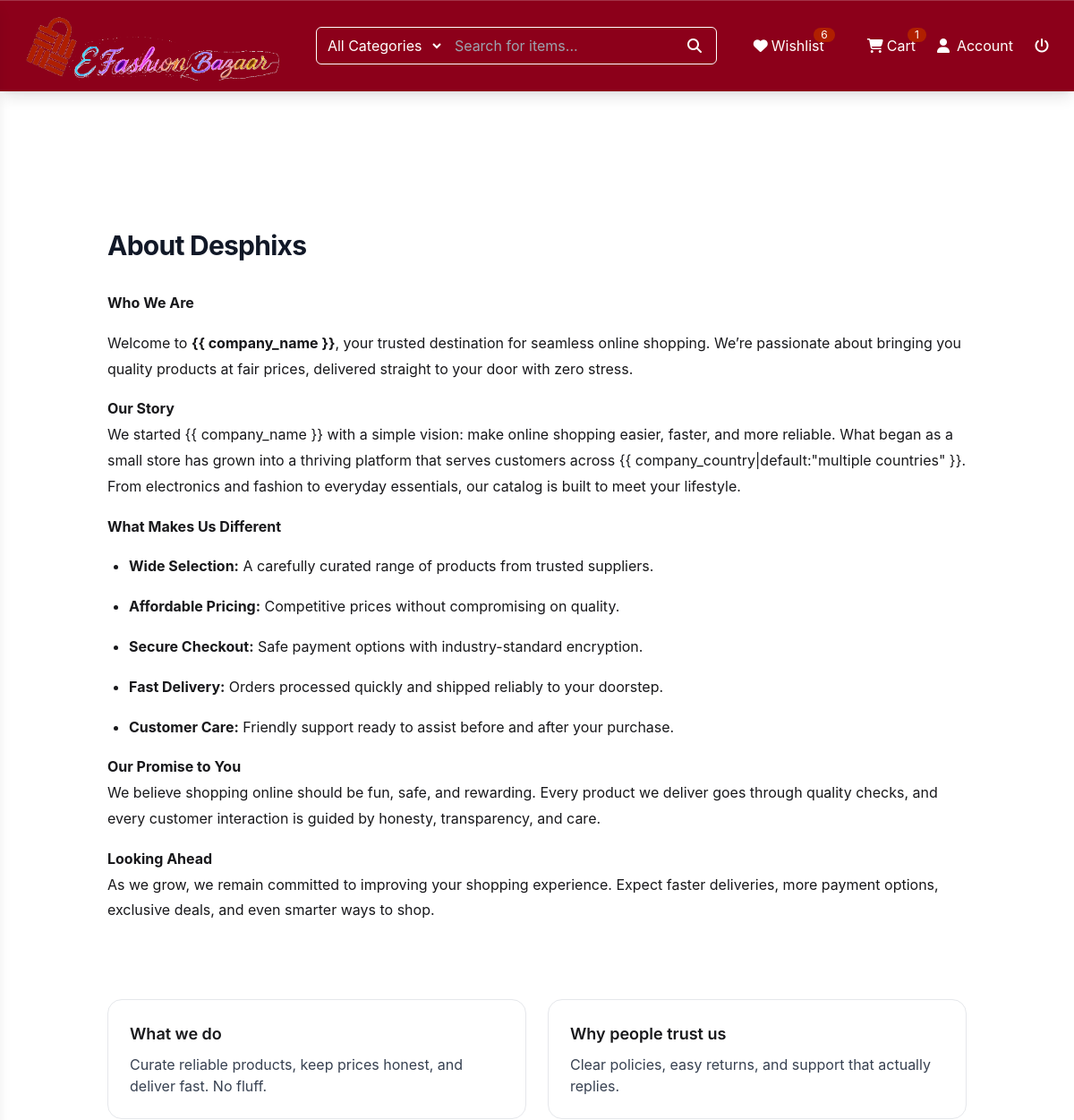
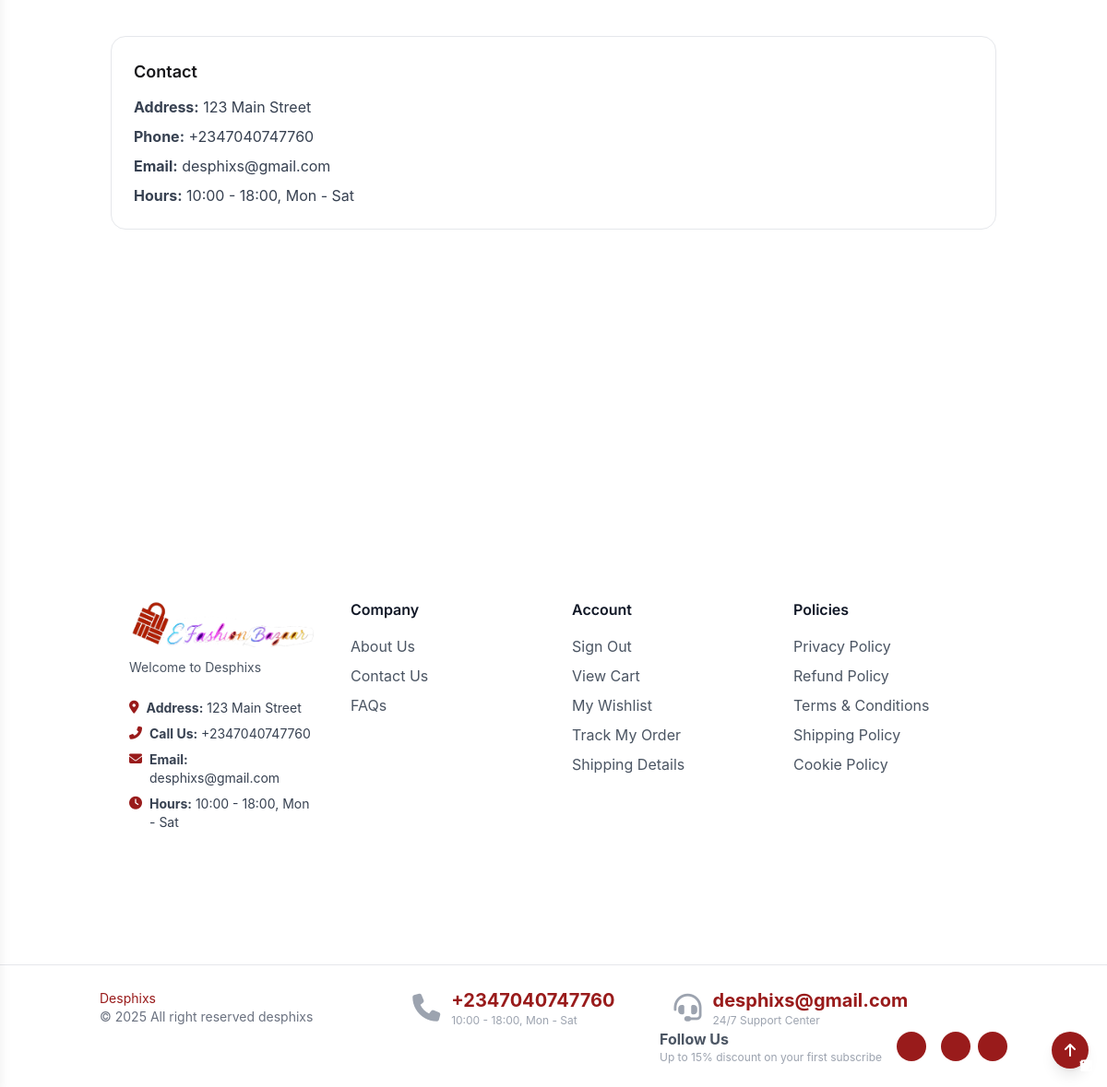
The page /pages/about/ (signed in) on the database its author committed (2 pictures, top to bottom).
### addon/models.py (models this page shows, shortened)
class SiteConfiguration(models.Model):
    site_name = models.CharField(max_length=255, default="My Website")
    site_header = models.CharField(max_length=255, default="My Website Admin")
    site_brand = models.CharField(max_length=255, default="My Website Brand")
    site_logo = models.ImageField(upload_to="branding/", null=True, blank=True)
    login_logo = models.ImageField(upload_to="branding/", null=True, blank=True)
    favicon = models.ImageField(upload_to="branding/", null=True, blank=True)
    welcome_text = models.CharField(max_length=255, default="Welcome to My Website")
    footer_text = models.CharField(max_length=255, default="© 2025 My Website")
    address = models.CharField(max_length=255, blank=True, null=True, help_text="Company address shown in footer/contact")
    phone = models.CharField(max_length=50, blank=True, null=True, help_text="Primary phone number")
    email = models.EmailField(blank=True, null=True, help_text="Support or sales email")
    working_hours = models.CharField(max_length=100, blank=True, null=True, help_text="e.g. 10:00 - 18:00, Mon - Sat")
    singleton = models.BooleanField(default=True, editable=False)
    currency_abbr = models.CharField(max_length=255, blank=True, null=True, default="$", help_text="$")
    currency_symbol = models.CharField(max_length=255, blank=True, null=True, default="USD", help_text="USD")
    class Meta:
        verbose_name = "Site Configuration"
        verbose_name_plural = "Site Configuration"
    @classmethod
    def get_solo(cls):
        obj, created = cls.objects.get_or_create(pk=1)
        return obj

class Page(models.Model):
    class Key(models.TextChoices):
        REFUND_POLICY = "refund_policy", _("Refund Policy")
        PRIVACY_POLICY = "privacy_policy", _("Privacy Policy")
        TERMS_AND_CONDITIONS = "terms_and_conditions", _("Terms & Conditions")
        COOKIE_POLICY = "cookie_policy", _("Cookie Policy")
        SHIPPING_POLICY = "shipping_policy", _("Shipping Policy")
        ABOUT = "about", _("About Us")
    key = models.CharField( max_length=64, choices=Key.choices, unique=True, help_text=_("Fixed identifier used by views to fetch this page."),)
    title = models.CharField(max_length=150)
    content = models.TextField(blank=True, help_text=_("HTML or Markdown – your choice."))
    is_published = models.BooleanField(default=True)
    hero_image = models.FileField(upload_to="image", null=True, blank=True)
    created_at = models.DateTimeField(auto_now_add=True)
    updated_at = models.DateTimeField(auto_now=True)
    class Meta:
        verbose_name = _("Page")
        verbose_name_plural = _("Pages")
        ordering = ["key"]

class SocialLink(models.Model):
    platform_name = models.CharField(max_length=100, help_text='e.g. "Twitter", "LinkedIn"')
    icon_class = models.CharField( max_length=100,  help_text="FontAwesome: fab fa-youtube")
    url = models.CharField(null=True, blank=True)

### addon/views.py (the view)
# urls.py: path("about/", views.about, name="about"),
def about(request):
    page = get_object_or_404(Page, key=Page.Key.ABOUT, is_published=True)
    return render(request, "pages/about.html", {"page_title": page.title, "page": page})

### addon/context_processors.py (called while the page is built)
def global_context(request):
    context = {}
    context['site_config'] = models.SiteConfiguration.get_solo()
    context['theme_settings'] = models.ThemeSettings.get_solo()
    context['hero_section'] = models.HeroSection.objects.filter(active=True).first()
    context['social_links'] = models.SocialLink.objects.all()
    return context

### addon/models.py (called while the page is built)
    @classmethod
    def get_solo(cls):
        obj, created = cls.objects.get_or_create(pk=1)
        return obj

### order/context_processors.py (called while the page is built)
def global_context(request):
    context = {}
    cart = Cart.get_for_request(request)
    context['cart_item_count'] = CartItem.objects.filter(cart=cart).count()
    return context

### order/models.py (called while the page is built)
    @classmethod
    def get_for_request(cls, request):
        if request.user.is_authenticated:
            cart, _ = cls.objects.get_or_create(user=request.user)
            return cart
        if not request.session.session_key:
            request.session.create()
        session_key = request.session.session_key
        cart, _ = cls.objects.get_or_create(session_key=session_key, user=None)
        return cart

### addon/templates/pages/about.html (shortened to what this page needs)
{% extends 'base/base.html' %}
{% load static %}
{% block content %}
<link rel="stylesheet" href="{% static 'assets/css/typography.css' %}">
<main class="mx-auto max-w-5xl px-4 sm:px-6 lg:px-8 py-12 lg:mt-52 mt-14">
  <header class="mb-8">
    <h1 class="text-3xl font-bold tracking-tight text-gray-900">
      About {{ site_config.site_name|default:"Our Store" }}
    </h1>
  </header>
  <section class="mb-10">
    <article id="pageContent" class="prose prose-neutral max-w-none dark:prose-invert">
      {{ page.content|safe }}
    </article>
  </section>
  <section class="grid grid-cols-1 gap-6 sm:grid-cols-2">
    <div class="rounded-2xl border p-6">
      <h2 class="text-lg font-semibold">What we do</h2>
      <p class="mt-2 text-gray-700">
        Curate reliable products, keep prices honest, and deliver fast. No fluff.
      </p>
    </div>
    <div class="rounded-2xl border p-6">
      <h2 class="text-lg font-semibold">Why people trust us</h2>
      <p class="mt-2 text-gray-700">
        Clear policies, easy returns, and support that actually replies.
      </p>
    </div>
  </section>
  <section class="mt-10 rounded-2xl border p-6">
    <h2 class="text-lg font-semibold">Contact</h2>
    <ul class="mt-3 space-y-2 text-gray-700">
      <li><strong>Address:</strong> {{ site_config.address|default:"—" }}</li>
      <li><strong>Phone:</strong> {{ site_config.phone|default:"—" }}</li>
      <li><strong>Email:</strong> {{ site_config.email|default:"—" }}</li>
      <li><strong>Hours:</strong> {{ site_config.working_hours|default:"—" }}</li>
    </ul>
  </section>
</main>
{% endblock content %}

### templates/partials/header.html (shortened to what this page needs)
{% load static %}
<nav id="main-nav" class="fixed top-0 left-0 w-full z-50 text-[{{theme_settings.header_text_color}}]"
    data-homepage="{% if is_homepage %}true{% elif request.path == '/' %}true{% else %}false{% endif %}">
    <div id="main-nav-content"
        class="flex items-center justify-between px-4 md:px-6 py-3 border-t border-white/20 transition-all duration-300">
        <a href="{% url 'store:index' %}">
            <img src="{{site_config.site_logo.url}}" alt="Logo" class="object-contain w-32 md:w-[18rem]">
        </a>
        <div id="search-container" class="hidden md:flex items-center border border-white rounded-md overflow-hidden">
            <select class="bg-transparent px-2 py-2 focus:outline-none">
                <option class="bg-black">All Categories </option>
            </select>
            <input type="text" placeholder="Search for items..."
                class="bg-transparent placeholder-white-light px-3 py-2 w-64 focus:outline-none">
            <button class="px-4">
                <i class="fa fa-search"></i>
            </button>
        </div>
        <div class="flex items-center space-x-4 md:space-x-6">
            <a href="{% url 'customer:wishlist' %}" class="relative flex items-center">
                <i class="fa fa-heart mr-1"></i> <span class="hidden md:inline">Wishlist</span>
                <span class="absolute -top-2 -right-3 bg-[#B01F00] text-xs rounded-full px-2">6</span>
            </a>
            <a href="{% url 'store:cart' %}" class="relative flex items-center">
                <i class="fa fa-shopping-cart mr-1"></i> <span class="hidden md:inline">Cart</span>
                <span class="absolute -top-2 -right-3 bg-[#B01F00] text-xs rounded-full px-2">
                    <span class="cart_item_count">
                        {{cart_item_count|default:"0"}}
                    </span>
                </span>
            </a>
            {% if request.user.is_authenticated %}
                <a href="{% url 'customer:dashboard' %}" class="hidden md:flex items-center">
                    <i class="fa fa-user me-2"></i> Account
                </a>
                <a href="{% url 'userauths:logout' %}" class="hidden md:flex items-center">
                    <i class="fa fa-power-off mr-1"></i>
                </a>
            {% else %}
            <a href="{% url 'userauths:login' %}" class="hidden md:flex items-center">
                <i class="fa fa-sign-in-alt mr-1"></i> Login
            </a>
            {% endif %}
        </div>
    </div>
</nav>

### templates/partials/footer.html
{% load static %}
  <footer class="text-gray-600 lg:mt-52 mt-14">
            <div class="container px-5 py-24 mx-auto">
                <div class="mx-auto max-w-8xl px-4 sm:px-6 lg:px-8 py-12">
                    <div class="grid grid-cols-1 gap-10 md:grid-cols-4">
                    <div>
                        <img src="{{ site_config.site_logo.url }}" alt="Logo" class="w-40 md:w-56 object-contain" />
                        <p class="mt-3 text-sm text-gray-600">{{ site_config.site_header }}</p>
                        <ul class="mt-6 space-y-2 text-sm text-gray-700">
                        <li class="flex items-start gap-2">
                            <i class="fas fa-map-marker-alt text-[#991b1b] mt-0.5"></i>
                            <span><strong>Address:</strong> {{ site_config.address }}</span>
                        </li>
                        <li class="flex items-start gap-2">
                            <i class="fas fa-phone-alt text-[#991b1b] mt-0.5"></i>
                            <span><strong>Call Us:</strong> {{ site_config.phone }}</span>
                        </li>
                        <li class="flex items-start gap-2">
                            <i class="fas fa-envelope text-[#991b1b] mt-0.5"></i>
                            <span><strong>Email:</strong> {{ site_config.email }}</span>
                        </li>
                        <li class="flex items-start gap-2">
                            <i class="fas fa-clock text-[#991b1b] mt-0.5"></i>
                            <span><strong>Hours:</strong> {{ site_config.working_hours }}</span>
                        </li>
                        </ul>
                    </div>
                    <div>
                        <h2 class="text-base font-semibold text-gray-900">Company</h2>
                        <ul class="mt-4 space-y-2">
                        <li>
                            <a href="{% url 'addon:about' %}" class="text-gray-600 hover:text-[#991b1b]">About Us</a>
                        </li>
                        <li>
                            <a href="{% url 'addon:contact' %}" class="text-gray-600 hover:text-[#991b1b]">Contact Us</a>
                        </li>
                        <li>
                            <a href="{% url 'addon:faqs' %}" class="text-gray-600 hover:text-[#991b1b]">FAQs</a>
                        </li>
                        </ul>
                    </div>
                    <div>
                        <h2 class="text-base font-semibold text-gray-900">Account</h2>
                        <ul class="mt-4 space-y-2">
                        {% if request.user.is_authenticated %}
                        <li><a href="{% url 'userauths:logout' %}" class="text-gray-600 hover:text-[#991b1b]">Sign Out</a></li>
                        {% else %}
                        <li><a href="{% url 'userauths:login' %}" class="text-gray-600 hover:text-[#991b1b]">Sign In</a></li>
                        {% endif %}
                        <li><a href="{% url 'store:cart' %}" class="text-gray-600 hover:text-[#991b1b]">View Cart</a></li>
                        <li><a href="{% url 'customer:wishlist' %}" class="text-gray-600 hover:text-[#991b1b]">My Wishlist</a></li>
                        <li><a class="text-gray-600 hover:text-[#991b1b]">Track My Order</a></li>
                        <li><a href="{% url 'addon:shipping_policy' %}" class="text-gray-600 hover:text-[#991b1b]">Shipping Details</a></li>
                        </ul>
                    </div>
                    <div>
                        <h2 class="text-base font-semibold text-gray-900">Policies</h2>
                        <ul class="mt-4 space-y-2">
                        <li><a href="{% url 'addon:privacy_policy' %}" class="text-gray-600 hover:text-[#991b1b]">Privacy Policy</a></li>
                        <li><a href="{% url 'addon:refund_policy' %}" class="text-gray-600 hover:text-[#991b1b]">Refund Policy</a></li>
                        <li><a href="{% url 'addon:terms_and_conditions' %}" class="text-gray-600 hover:text-[#991b1b]">Terms &amp; Conditions</a></li>
                        <li><a href="{% url 'addon:shipping_policy' %}" class="text-gray-600 hover:text-[#991b1b]">Shipping Policy</a></li>
                        <li><a href="{% url 'addon:cookie_policy' %}" class="text-gray-600 hover:text-[#991b1b]">Cookie Policy</a></li>
                        </ul>
                    </div>
                    </div>
                </div>
            </div>
            <div class="border-t border-gray-200">
                <div class="container mx-auto py-6 px-5 flex flex-wrap flex-col sm:flex-row items-center">
                    <p class="text-gray-500 text-sm text-center sm:text-left"><span class="text-[#991b1b]">{{site_config.site_name}}</span>
                        <br>{{ site_config.footer_text }}</p>
                    <div class="flex-grow flex justify-center sm:justify-center my-4 sm:my-0 space-x-8">
                        <div class="flex items-center">
                            <i class="fa-solid fa-phone text-3xl text-gray-400"></i>
                            <div class="ml-3">
                                <p class="text-[#991b1b] font-bold text-xl">{{site_config.phone}}</p>
                                <p class="text-xs text-gray-400">{{site_config.working_hours}}</p>
                            </div>
                        </div>
                        <div class="flex items-center">
                            <i class="fas fa-headset text-3xl text-gray-400"></i>
                            <div class="ml-3">
                                <p class="text-[#991b1b] font-bold text-xl">{{site_config.email}}</p>
                                <p class="text-xs text-gray-400">24/7 Support Center</p>
                            </div>
                        </div>
                    </div>
                    <div class="inline-flex sm:ml-auto sm:mt-0 mt-4 justify-center sm:justify-start items-center">
                        <div>
                            <h3 class="font-bold text-md">Follow Us</h3>
                            <p class="text-xs text-gray-400">Up to 15% discount on your first subscribe</p>
                        </div>
                        <div class="flex ml-4 space-x-2">
                            {% for s in social_links %}
                                    <a href="{{s.url}}"
                                    class="text-white bg-[#991b1b] hover:bg-red-900 w-8 h-8 rounded-full inline-flex items-center justify-center">
                                    <i class="{{s.icon_class}}"></i>
                                </a>
                        {% endfor %}
                        </div>
                    </div>
                </div>
            </div>
            <button
                class="fixed bottom-5 right-5 bg-[#991b1b] hover:bg-red-900 text-white w-10 h-10 rounded-full flex items-center justify-center shadow-lg"
                onclick="window.scrollTo({top: 0, behavior: 'smooth'})">
                <i class="fas fa-arrow-up"></i>
            </button>
        </footer>

### static/assets/css/style.css (style rules this page uses)
body { font-family: "Inter", sans-serif; overflow-x: hidden; }
#main-nav { transition: background-color 0.3s ease-in-out, color 0.3s ease-in-out; }

### static/assets/css/typography.css (style rules this page uses)
#pageContent { color: inherit; line-height: 1.8; font-size: 1rem; }
#pageContent p { margin: 0 0 1em; }
#pageContent strong { font-weight: 700; }
#pageContent ul, #pageContent ol { margin: 0 0 1em 1.5em; padding: 0; }
#pageContent ul { list-style: disc; }
#pageContent li { margin: 0.25em 0; }

### rows shown on the page
SiteConfiguration: site_logo (picture), site_name "Desphixs", address "123 Main Street", phone "+2347040747760", email "desphixs@gmail.com", working_hours "10:00 - 18:00, Mon - Sat", site_header "Welcome to Desphixs", footer_text "© 2025 All right reserved desphixs"
Page: content "Who We Are Welcome to {{ company_name }} , your trusted destination for seamless online shopping. We’re passionate about bringing you quality products at fair prices, delivered straight to your door with zero stress. Our Story We started {{ company_name }} with a simple vision: make online shopping easier, faster, and more reliable. What began as a small store has grown into a thriving platform that serves customers across {{ company_country|default:\"multiple countries\" }}. From electronics and fashion to everyday essentials, our catalog is built to meet your lifestyle. What Makes Us Different Wide Selection: A carefully curated range of products from trusted suppliers. Affordable Pricing:…"

### other values the page prints
{{ cart_item_count|default:"0" }} "1"
